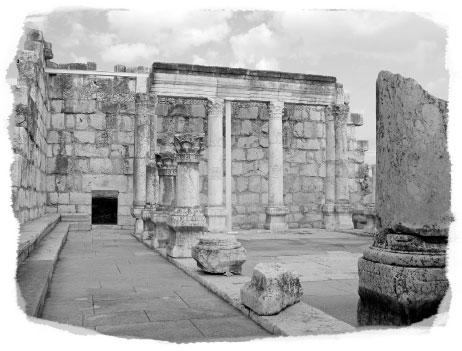
%> input picture LAB4/grayscale.jpg, 462 x 351 px
$ octave LAB4_1.m   (GNU Octave 9; MATLAB toolbox functions it lacks are replaced by stand-ins)
%> lines starting %> are read from the running program, lines starting %| are printed output that depends on the picture
%dark,bright & good contrast images and their histograms

gs=imread('grayscale.jpg');
%> gs is the input picture: size 351x462 uint8; min 0, max 255, mean 169.7

%Original Image
figure,
subplot(2,3,1)
imshow(gs);
subplot(2,3,4)
imhist(gs);
ylim([0 8000])

%Dark image
di=0.45*gs;
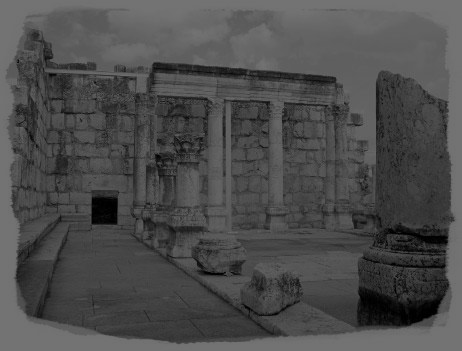
%> di: size 351x462 uint8; min 0, max 115, mean 76.4
subplot(2,3,2)
imshow(di);
subplot(2,3,5)
imhist(di);
ylim([0 8000])

%Bright Image
bi=1.5*gs;
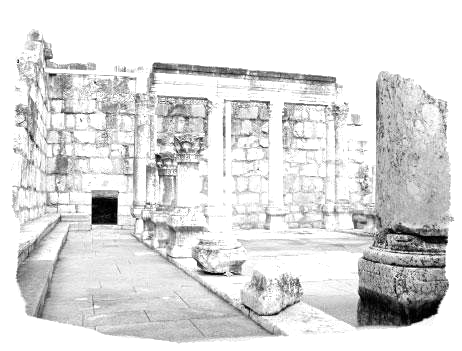
%> bi: size 351x462 uint8; min 0, max 255, mean 220.9
subplot(2,3,3)
imshow(bi);
subplot(2,3,6)
imhist(bi);
ylim([0 8000])
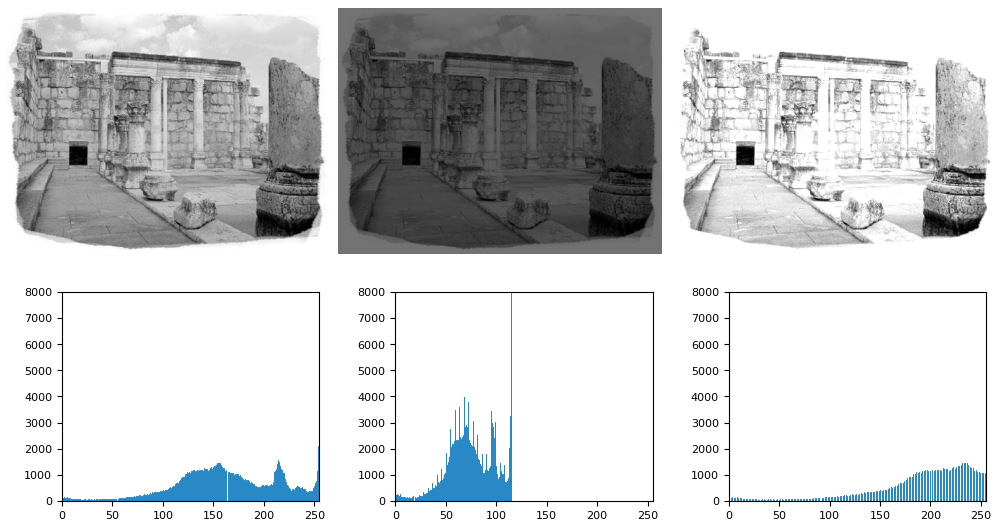
%> figure redrawn from the program's plot data, 6 panels
